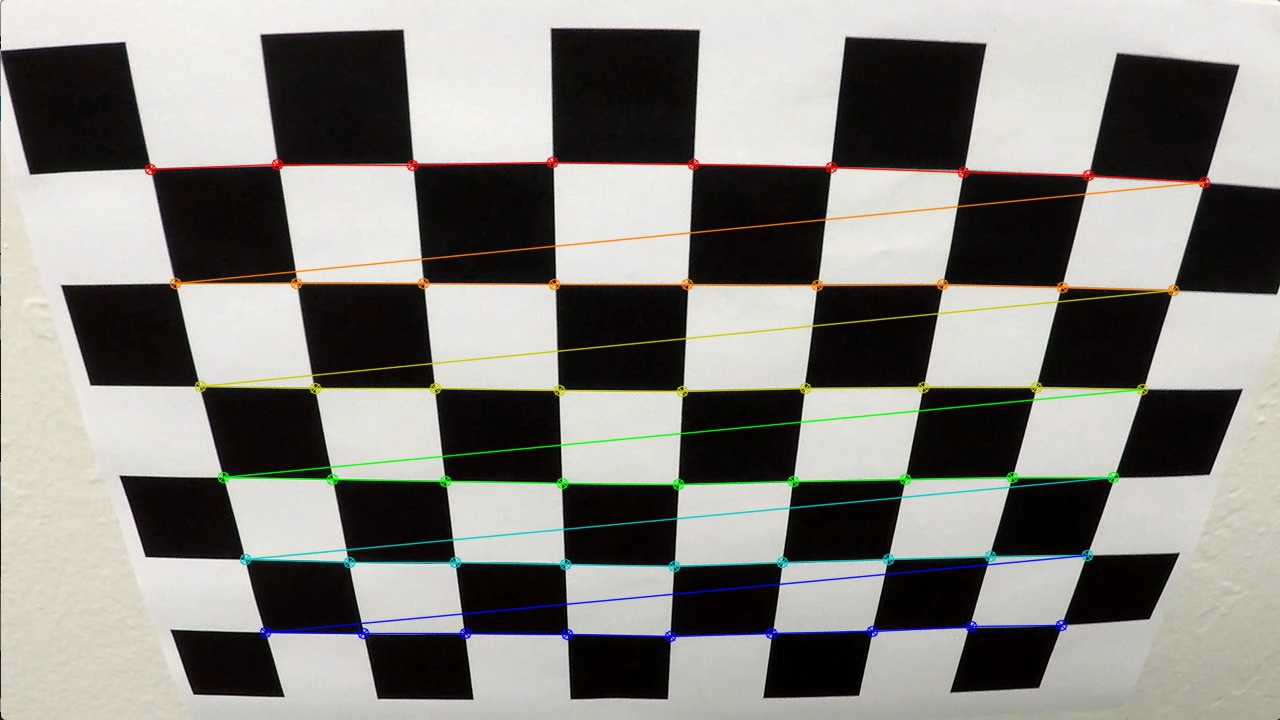
#> input picture output_images/corners_calibration2.jpg, 1280 x 720 px
$ jupyter execute --allow-errors P2-AdvancedLaneFinding.ipynb   (shell and % lines are left out)   (older library calls are emulated)
#> lines starting #> are read from the running program, lines starting #| are printed output that depends on the picture
# Advanced Lane Finding Project

The goals / steps of this project are the following:

* Compute the camera calibration matrix and distortion coefficients given a set of chessboard images.
* Apply a distortion correction to raw images.
* Use color transforms, gradients, etc., to create a thresholded binary image.
* Apply a perspective transform to rectify binary image ("birds-eye view").
* Detect lane pixels and fit to find the lane boundary.
* Determine the curvature of the lane and vehicle position with respect to center.
* Warp the detected lane boundaries back onto the original image.
* Output visual display of the lane boundaries and numerical estimation of lane curvature and vehicle position.

---
# 1) Camera calibration using chessboard images

[cell 1]
# Importing some useful packages
import numpy as np
import cv2
import glob
import matplotlib.pyplot as plt
import matplotlib.image as mpimg
import os
import pickle

[cell 2]
# Helper functions
# Show 2 images on the same line for easy comparison
def show2img(img1, img2, title1, title2):
    f, (ax1, ax2) = plt.subplots(1, 2, figsize=(24, 9))
    f.tight_layout()
    ax1.imshow(img1)
    ax1.set_title(title1, fontsize=50)
    ax2.imshow(img2)
    ax2.set_title(title2, fontsize=50)
    plt.subplots_adjust(left=0., right=1, top=0.9, bottom=0.)

# Show 2 images (the second one with gray scale) on the same line for easy comparison
# [8 lines left out: function show2img_gray, not called in this run]

# Show 3 images on the same line for easy comparison
def show3img(img1, img2, img3, title1, title2, title3):
    f, (ax1, ax2, ax3) = plt.subplots(1, 3, figsize=(16, 6))
    f.tight_layout()
    ax1.imshow(img1)
    ax1.set_title(title1, fontsize=50)
    ax2.imshow(img2)
    ax2.set_title(title2, fontsize=50)
    ax3.imshow(img3)
    ax3.set_title(title3, fontsize=50)
    plt.subplots_adjust(left=0., right=1, top=0.9, bottom=0.)

[cell 3]
# Prepare object points, like (0,0,0), (1,0,0), (2,0,0) ....,(6,5,0)
nx = 9 # the number of inside corners in x
ny = 6 # the number of inside corners in y

objp = np.zeros((ny*nx,3), np.float32)
objp[:,:2] = np.mgrid[0:nx,0:ny].T.reshape(-1,2)

# Arrays to store object points and image points from all the images.
objpoints = [] # 3d points in real world space
imgpoints = [] # 2d points in image plane.

#> (a cell that did not finish here is left out)

[cell 5]
# Show an image (calibration2.jpg) & its chessboard corners
img1 = cv2.imread('camera_cal/calibration2.jpg')
img2 = cv2.imread('output_images/corners_calibration2.jpg')
#> img2 is the input picture: shape (720, 1280, 3); mean B, G, R 128.1, 132.9, 134.5
#> (the rest of this cell did not finish here and is left out)


#> (a cell that did not finish here is left out)

[cell 7]
# Save the camera calibration result for later use
dist_pickle = {}
#> (the rest of this cell did not finish here and is left out)

# 2) Apply a distortion correction to raw images

#> (a cell that did not finish here is left out)

#> (a cell that did not finish here is left out)

[cell 10]
# Show 3 images: original, with chessboard corners, undistorted
img1 = cv2.imread('camera_cal/calibration3.jpg')
img2 = cv2.imread('output_images/corners_calibration3.jpg')
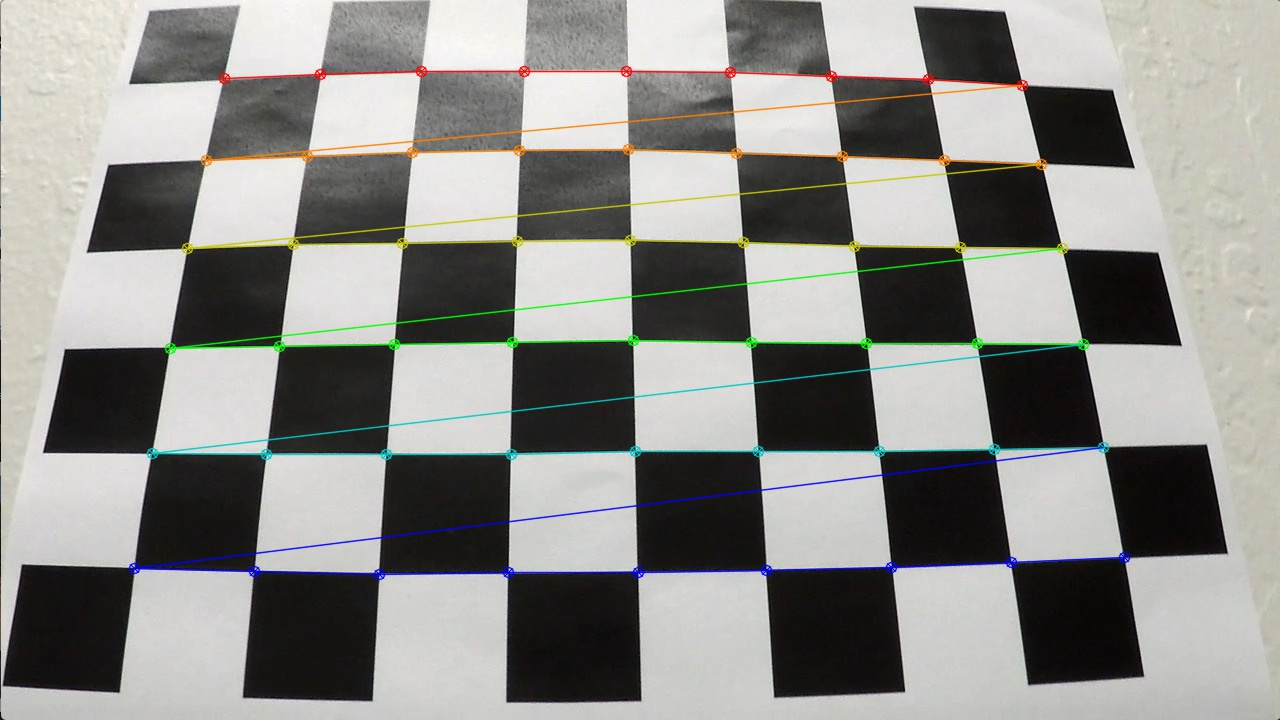
#> input picture output_images/corners_calibration3.jpg, 1280 x 720 px
#> img2 is the input picture: shape (720, 1280, 3); mean B, G, R 137.4, 141.1, 141.3
img3 = cv2.imread('output_images/undistorted_calibration3.jpg')
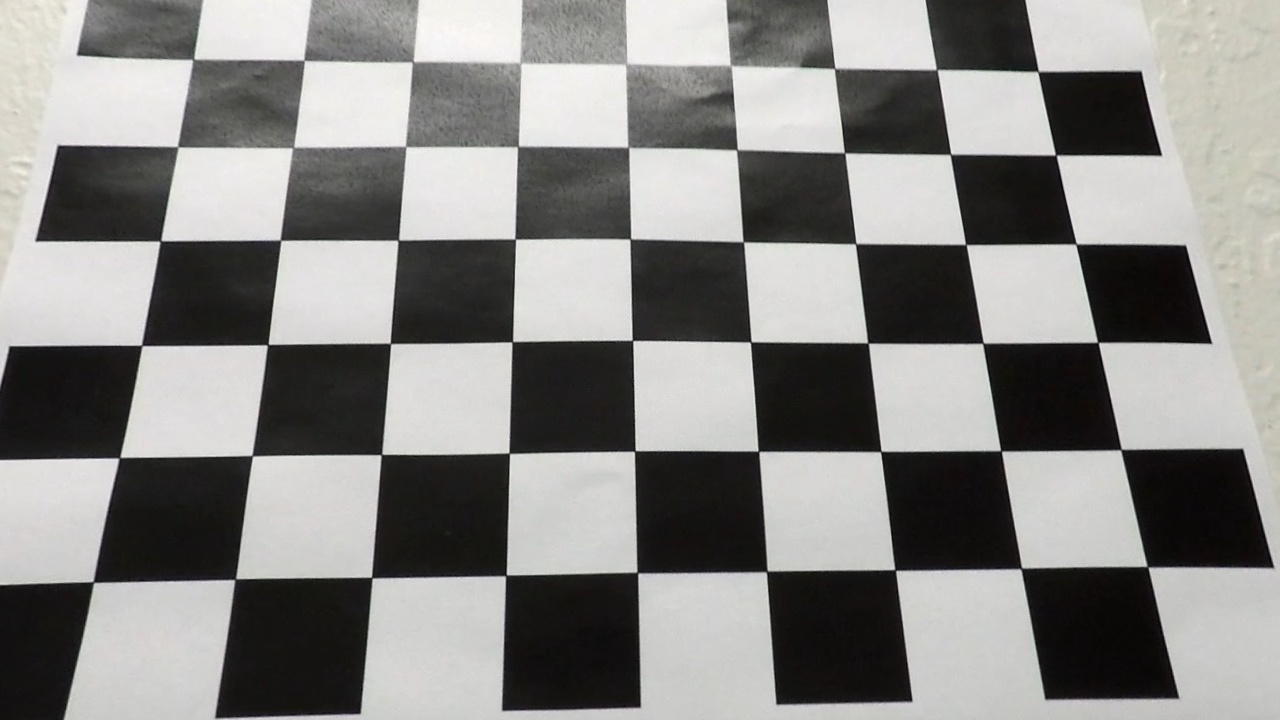
#> input picture output_images/undistorted_calibration3.jpg, 1280 x 720 px
#> img3 is the input picture: shape (720, 1280, 3); mean B, G, R 132.4, 134.7, 135.5
#> (the rest of this cell did not finish here and is left out)
